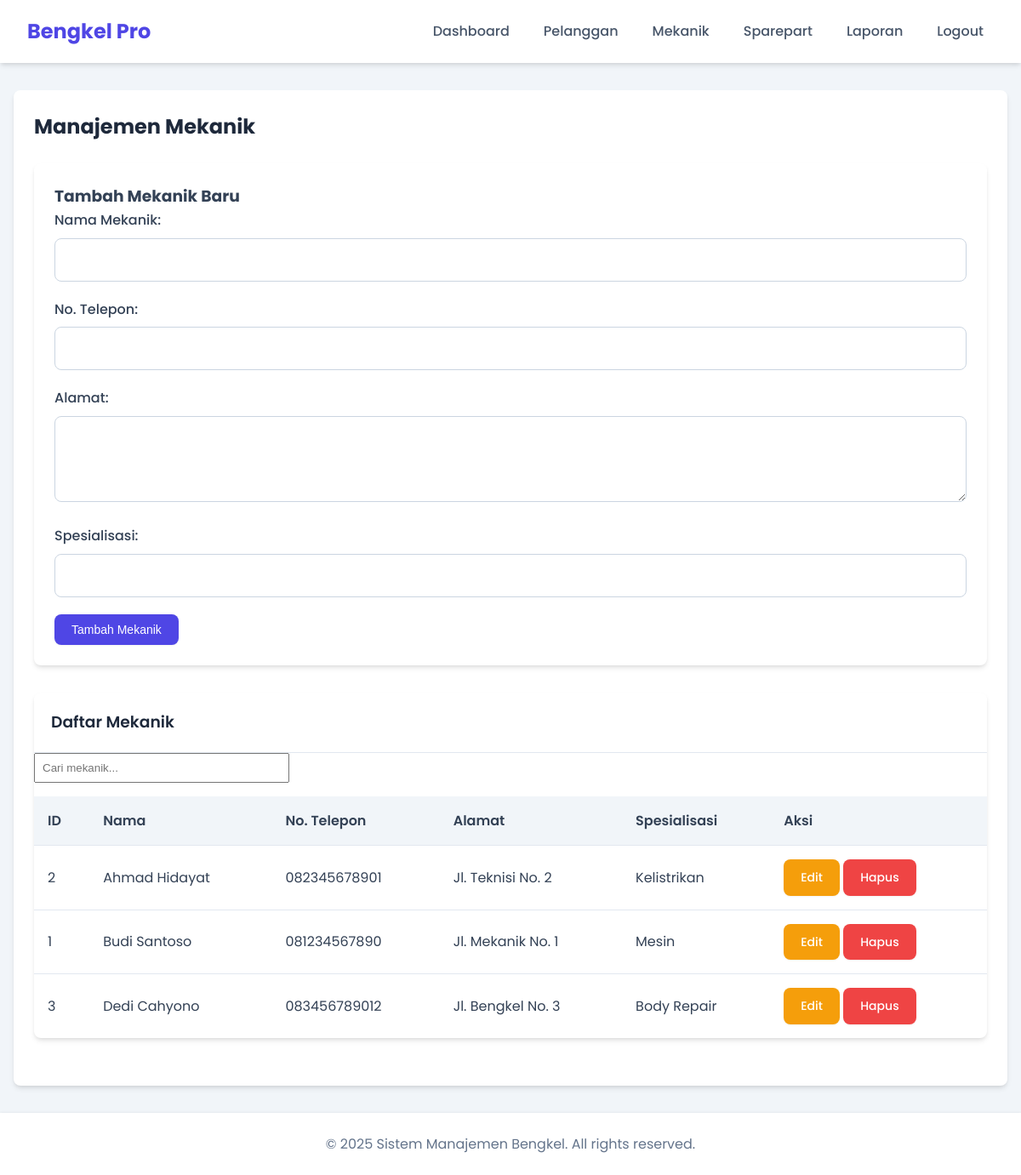
The app's page /pages/admin/mekanik.php (signed in) with its own data.
### tables this page shows
CREATE TABLE mekanik (
    id_mekanik INT AUTO_INCREMENT PRIMARY KEY,
    nama VARCHAR(100) NOT NULL,
    spesialisasi VARCHAR(100),
    no_telepon VARCHAR(15),
    alamat TEXT,
    tanggal_bergabung DATETIME DEFAULT CURRENT_TIMESTAMP
);

### pages/admin/mekanik.php (the view, shortened to what this page needs)
<?php
include '../../includes/header.php';
$query = "SELECT * FROM mekanik ORDER BY nama";
$result = mysqli_query($conn, $query);
?>
<div class="content-container">
    <h2>Manajemen Mekanik</h2>
    <div class="form-container">
        <h3>Tambah Mekanik Baru</h3>
        <form method="post" action="">
            <div class="form-group">
                <label for="nama">Nama Mekanik:</label>
                <input type="text" id="nama" name="nama" required>
            </div>
            <div class="form-group">
                <label for="no_telepon">No. Telepon:</label>
                <input type="text" id="no_telepon" name="no_telepon" required>
            </div>
            <div class="form-group">
                <label for="alamat">Alamat:</label>
                <textarea id="alamat" name="alamat" rows="3" required></textarea>
            </div>
            <div class="form-group">
                <label for="spesialisasi">Spesialisasi:</label>
                <input type="text" id="spesialisasi" name="spesialisasi" required>
            </div>
            <button type="submit" class="btn btn-primary">Tambah Mekanik</button>
        </form>
    </div>
    <div class="table-container">
        <h3>Daftar Mekanik</h3>
        <div style="margin-bottom: 1rem;">
            <input type="text" id="searchInput" onkeyup="searchTable()" placeholder="Cari mekanik..."
                style="padding: 0.5rem; width: 100%; max-width: 300px;">
        </div>
        <table id="dataTable">
            <thead>
                <tr>
                    <th>ID</th>
                    <th>Nama</th>
                    <th>No. Telepon</th>
                    <th>Alamat</th>
                    <th>Spesialisasi</th>
                    <th>Aksi</th>
                </tr>
            </thead>
            <tbody>
                <?php
                if (mysqli_num_rows($result) > 0) {
                    while ($row = mysqli_fetch_assoc($result)) {
                        echo "<tr>";
                        echo "<td>" . $row['id_mekanik'] . "</td>";
                        echo "<td>" . htmlspecialchars($row['nama']) . "</td>";
                        echo "<td>" . htmlspecialchars($row['no_telepon']) . "</td>";
                        echo "<td>" . htmlspecialchars($row['alamat']) . "</td>";
                        echo "<td>" . htmlspecialchars($row['spesialisasi']) . "</td>";
                        echo "<td>
                                <a href='?edit=" . $row['id_mekanik'] . "' class='btn btn-edit'>Edit</a>
                                <a href='?delete=" . $row['id_mekanik'] . "' class='btn btn-delete' onclick='return confirmDelete(\"Yakin ingin menghapus mekanik ini?\")'>Hapus</a>
                              </td>";
                        echo "</tr>";
                    }
                } else {
                    echo "<tr><td colspan='6'>Tidak ada data mekanik</td></tr>";
                }
                ?>
            </tbody>
        </table>
    </div>
</div>
<?php include '../../includes/footer.php'; ?>

### assets/css/style.css (style rules this page uses)
* { margin: 0; padding: 0; box-sizing: border-box; }
:root { --primary: #4f46e5; --primary-hover: #4338ca; --secondary: #64748b; --secondary-hover: #475569; --success: #10b981; --success-hover: #059669; --danger: #ef4444; --danger-hover: #dc2626; --warning: #f59e0b; --warning-hover: #d97706; --info: #0ea5e9; --info-hover: #0284c7; --light: #f8fafc; --dark: #1e293b; --gray-100: #f1f5f9; --gray-200: #e2e8f0; --gray-300: #cbd5e1; --gray-400: #94a3b8; --gray-500: #64748b; --gray-600: #475569; --gray-700: #334155; --gray-800: #1e293b; --gray-900: #0f172a; --border-radius: 0.5rem; --shadow-sm: 0 1px 2px 0 rgba(0, 0, 0, 0.05); --shadow: 0 4px 6px -1px rgba(0, 0, 0, 0.1), 0 2px 4px -1px rgba(0, 0, 0, 0.06); --shadow-md: 0 10px 15px -3px rgba(0, 0, 0, 0.1), 0 4px 6px -2px rgba(0, 0, 0, 0.05); --shadow-lg: 0 20px 25px -5px rgba(0, 0, 0, 0.1), 0 10px 10px -5px rgba(0, 0, 0, 0.04); }
body { font-family: 'Poppins', 'Segoe UI', Tahoma, Geneva, Verdana, sans-serif; line-height: 1.6; color: var(--gray-700); background-color: var(--gray-100); }
a { text-decoration: none; color: var(--primary); transition: color 0.2s ease; }
.form-container { background-color: white; padding: 1.5rem; border-radius: var(--border-radius); box-shadow: var(--shadow); margin-bottom: 2rem; }
.form-group { margin-bottom: 1.25rem; }
.form-group label { display: block; margin-bottom: 0.5rem; font-weight: 500; color: var(--gray-700); }
.form-group input, .form-group select, .form-group textarea { width: 100%; padding: 0.75rem; border: 1px solid var(--gray-300); border-radius: var(--border-radius); font-family: inherit; font-size: 1rem; transition: border-color 0.2s ease, box-shadow 0.2s ease; }
.form-group textarea { resize: vertical; min-height: 100px; }
.btn { display: inline-flex; align-items: center; justify-content: center; padding: 0.625rem 1.25rem; background-color: var(--primary); color: white; border: none; border-radius: var(--border-radius); cursor: pointer; font-size: 0.875rem; font-weight: 500; transition: all 0.2s ease; box-shadow: var(--shadow-sm); }
.btn-primary { background-color: var(--primary); }
.btn-edit { background-color: var(--warning); }
.btn-delete { background-color: var(--danger); }
.table-container { background-color: white; border-radius: var(--border-radius); box-shadow: var(--shadow); overflow: hidden; margin-bottom: 2rem; }
.table-container h3 { padding: 1.25rem; margin: 0; border-bottom: 1px solid var(--gray-200); color: var(--gray-800); font-weight: 600; }
table { width: 100%; border-collapse: collapse; }
table th, table td { padding: 1rem; text-align: left; border-bottom: 1px solid var(--gray-200); }
table th { background-color: var(--gray-100); font-weight: 600; color: var(--gray-700); white-space: nowrap; }
table tr:last-child td { border-bottom: none; }
.content-container { background-color: white; padding: 1.5rem; border-radius: var(--border-radius); box-shadow: var(--shadow); }
.content-container h2 { margin-bottom: 1.5rem; color: var(--gray-800); font-weight: 700; }
.table-container { overflow-x: auto; -webkit-overflow-scrolling: touch; }
.table-container table { width: 100%; min-width: 600px; }

### records on screen
mekanik: id_mekanik "2", nama "Ahmad Hidayat", no_telepon "082345678901", alamat "Jl. Teknisi No. 2", spesialisasi "Kelistrikan"
mekanik: id_mekanik "1", nama "Budi Santoso", no_telepon "081234567890", alamat "Jl. Mekanik No. 1", spesialisasi "Mesin"
mekanik: id_mekanik "3", nama "Dedi Cahyono", no_telepon "083456789012", alamat "Jl. Bengkel No. 3", spesialisasi "Body Repair"
